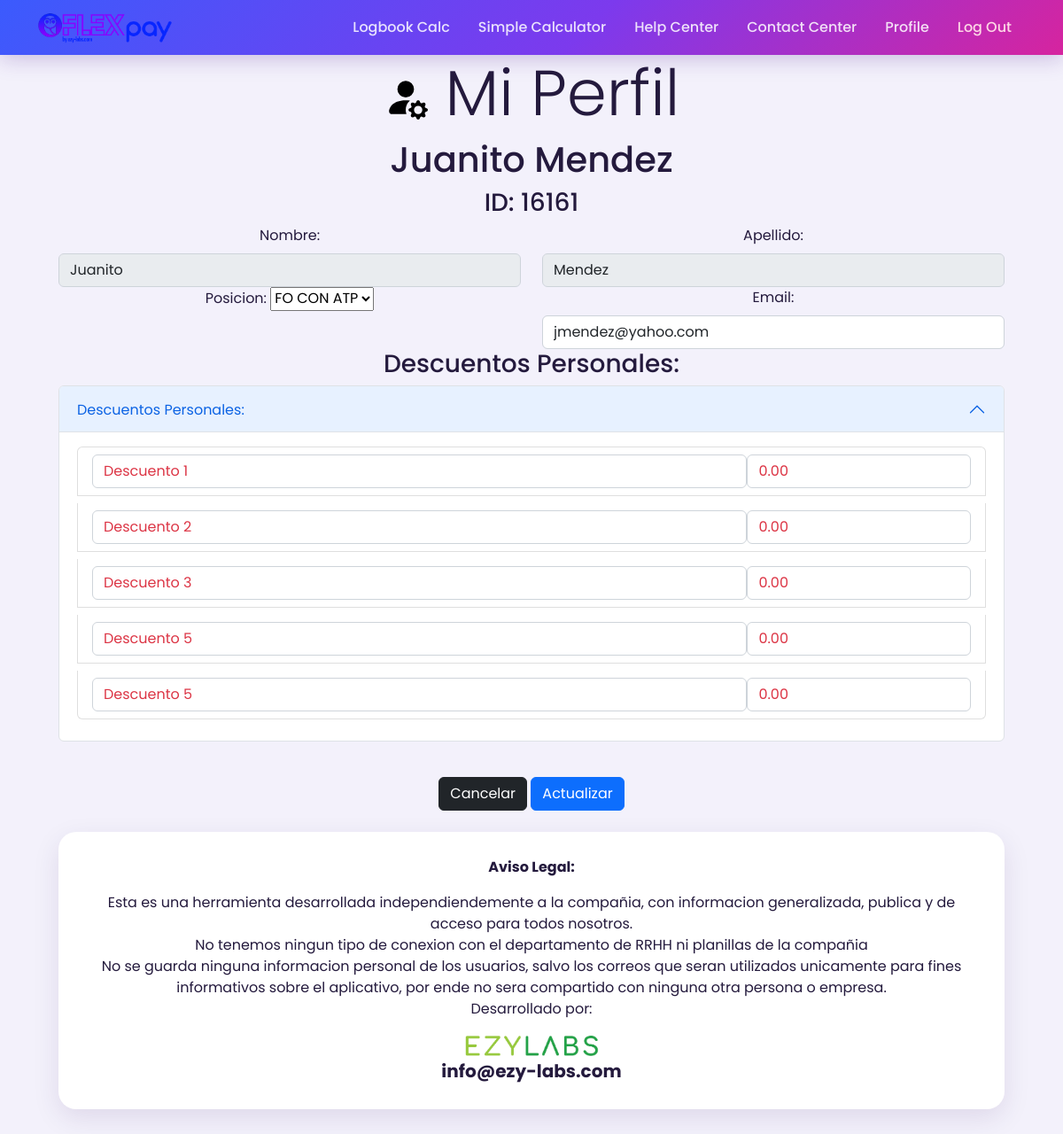
Page /flexpay/profile/8/ (signed in) on the earlier database version.
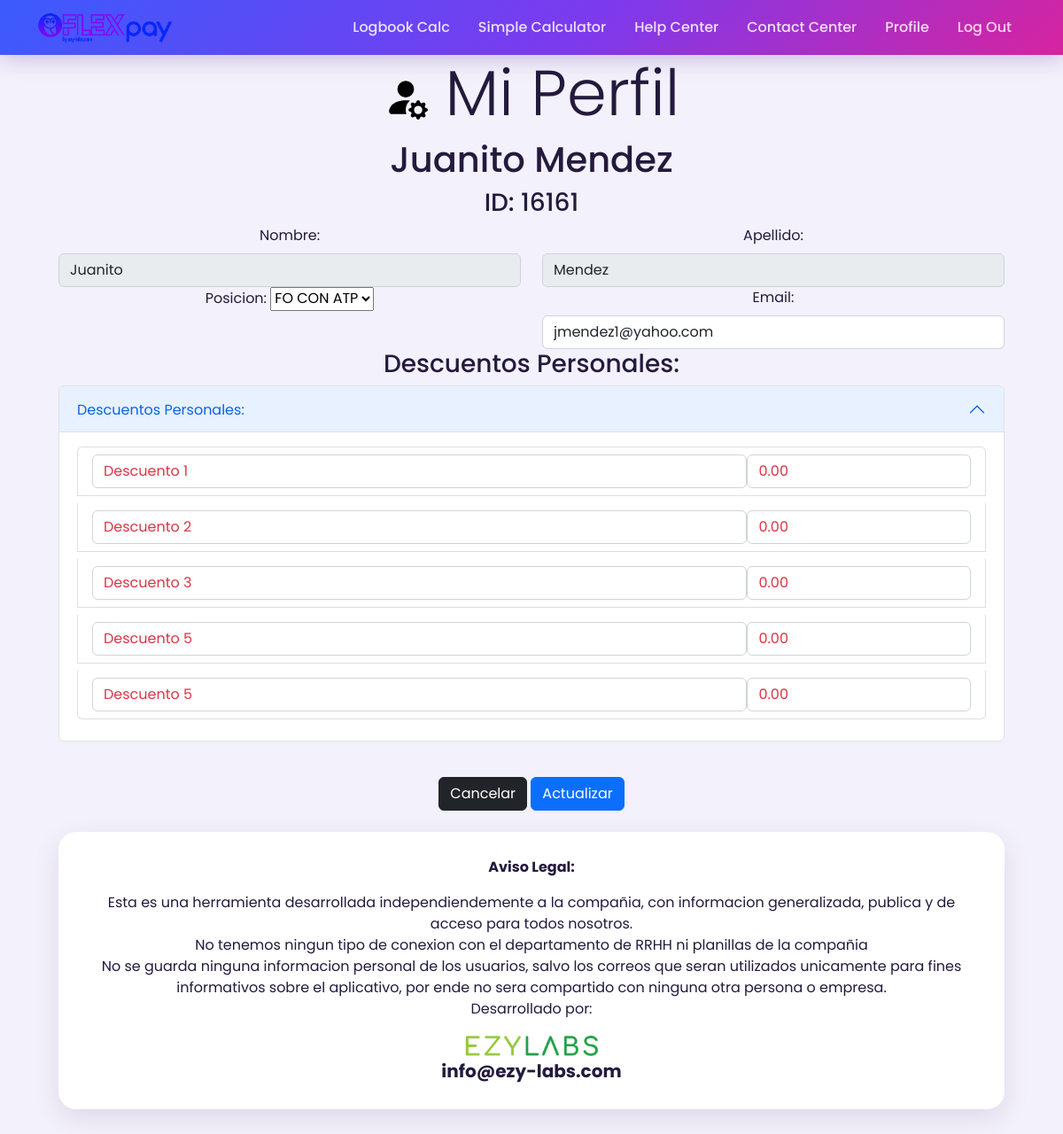
Same page on the later database version.
### main/models.py (models this page shows, shortened)
class User(AbstractUser):
    cmp_id = models.CharField(unique=True, max_length=20, null=True)
    email = models.EmailField(null=True)
    position = models.ForeignKey(PilotRank,on_delete=models.CASCADE,max_length=20,null=True)
    custom_disc_1 = models.DecimalField(max_digits=7, decimal_places=2, default=0)
    custom_disc_1_name =models.CharField(max_length=250,default='Descuento 1')
    custom_disc_2 = models.DecimalField(max_digits=7, decimal_places=2, default=0)
    custom_disc_2_name =models.CharField(max_length=250,default='Descuento 2')
    custom_disc_3 = models.DecimalField(max_digits=7, decimal_places=2, default=0)
    custom_disc_3_name =models.CharField(max_length=250,default='Descuento 3')
    custom_disc_4 = models.DecimalField(max_digits=7, decimal_places=2, default=0)
    custom_disc_4_name =models.CharField(max_length=250,default='Descuento 5')
    custom_disc_5 = models.DecimalField(max_digits=7, decimal_places=2, default=0)
    custom_disc_5_name =models.CharField(max_length=250,default='Descuento 5')
    USERNAME_FIELD  =   'cmp_id'
    REQUIRED_FIELDS =   ['username']

### main/views.py (the view, shortened to what this page needs)
# urls.py: path('flexpay/profile/<str:pk>/', views.userprofile, name='profile'),
@login_required(login_url='login')
def userprofile(request,pk):
    user = request.user
    form = UpdateUserForm(instance=user)
    return render(request,'main/user_profile.html', {'form': form})

### main/models.py (called while the page is built)
    def __str__(self):
        return self.pilot_position

### main/templates/main/user_profile.html (shortened to what this page needs)
{% extends 'main.html' %}
{% block content %}
{% load static %}
<div class="container text-center">
    <form class="container gx-5 gy-5" action="" method="POST">
        <h2 class="display-2"><img src="{% static '/icons/user-profile.svg' %}" alt="Log-in" width="50" height="50"> Mi Perfil</h2>
        <div class=""><h1>{{user.first_name}} {{user.last_name}}</h1></div>
        <div class=""><h3>ID: {{user.cmp_id}}</h3></div>
        <div class="row">
            <div class="col-sm">
            <label class="form-label">Nombre:</label>
            {{ form.first_name }}
        </div>
        <div class="col-sm">
            <label class="form-label">Apellido:</label>
            {{ form.last_name }}
        </div>
    </div>
        <div class="row">
            <div class="col-sm">
                <label class="form-label">Posicion:</label>
                {{ form.position }}
            </div>
            <div class="col-sm">
                <label class="form-label">Email:</label>
                {{ form.email }}
            </div>
        </div>
        <div class="row text-center"><h3>Descuentos Personales:</h3></div>
        <div class="row">
            <div class="col-sm">
                <div class="accordion">
                    <div class="accordion-item">
                        <h2 class="accordion-header">
                            <button class="accordion-button" type="button" data-bs-toggle="collapse" data-bs-target="#collapseOne" aria-expanded="true" aria-controls="collapseOne">
                                Descuentos Personales:
                            </button>
                          </h2>
                          <div id="collapseOne" class="accordion-collapse collapse show" data-bs-parent="#accordionExample">
                            <div class="accordion-body">
                                <ul class="list-group">
                                    <li class="form-label text-danger list-group-item d-flex justify-content-between align-items-center">
                                    {{ form.custom_disc_1_name }}
                                    <span>{{ form.custom_disc_1 }}</span>
                                    </li>
                                    <li class="form-label text-danger list-group-item d-flex justify-content-between align-items-center">
                                    {{ form.custom_disc_2_name }}
                                    <span>{{ form.custom_disc_2 }}</span>
                                    </li>
                                    <li class="form-label text-danger list-group-item d-flex justify-content-between align-items-center">
                                    {{ form.custom_disc_3_name }}
                                    <span>{{ form.custom_disc_3 }}</span>
                                    </li>
                                    <li class="form-label text-danger list-group-item d-flex justify-content-between align-items-center">
                                    {{ form.custom_disc_4_name }}
                                    <span>{{ form.custom_disc_4 }}</span>
                                    </li>
                                    <li class="form-label text-danger list-group-item d-flex justify-content-between align-items-center">
                                    {{ form.custom_disc_5_name }}
                                    <span>{{ form.custom_disc_5 }}</span>
                                    </li>
                                </ul>
                            </div>
                          </div>
                    </div>
                </div>
            </div>
        </div>
    <div class="text-center my-3">
        <a href="/" class="btn btn-dark">Cancelar</a>
        <button class="btn btn-primary" type="submit">Actualizar</button>
    </div>
    </form>
</div>
{% endblock content %}

### templates/main.html (shortened to what this page needs)
<!DOCTYPE html>
{% load static %}
<html>
    <link href="https://cdn.jsdelivr.net/npm/bootstrap@5.2.2/dist/css/bootstrap.min.css" rel="stylesheet">
<head>
    <link rel="stylesheet" type="text/css" media="screen" href="{% static 'styles/theme.css' %}"/>
</head>
<body>
    {% include 'navbar.html' %}
    {% block content %}
    {% endblock %}
<div class="fp-page">
    <div class="fp-card text-center lh-2 fs-6">
        <p><strong>Aviso Legal:</strong></p>
        <p>Esta es una herramienta desarrollada independiendemente a la compañia, con informacion generalizada, publica y de acceso para todos nosotros.<br>
        No tenemos ningun tipo de conexion con el departamento de RRHH ni planillas de la compañia<br>
        No se guarda ninguna informacion personal de los usuarios, salvo los correos que seran utilizados unicamente para fines informativos sobre el aplicativo, por ende no sera compartido con ninguna otra persona o empresa.<br>
        Desarrollado por:</p>
        <img src="{% static '/images/ezylabs_logo.png' %}" style="width: 15%;"><br>
        <strong class="fs-5">info@ezy-labs.com</strong>
    </div>
</div>
</body>
</html>

### templates/navbar.html (shortened to what this page needs)
{% load static %}
<nav class="navbar navbar-expand-lg navbar-brand-modern sticky-top">
    <div class="container flex-wrap justify-content-center justify-content-lg-between">
      <a class="navbar-brand" href="{% url 'home' %}"><img src="{% static '/images/FlexPay_Transparent.png' %}" style="width:170px;"></a>
      <div class="collapse navbar-collapse justify-content-center justify-content-lg-end" id="fpNavbar">
      <ul class="nav nav-pills">
        <li class="nav-item">
          <a class="nav-link" aria-current="true" href="{% url 'logbook_calc' %}">Logbook Calc</a>
        </li>
        <li class="nav-item">
          <a class="nav-link" href="{% url 'simple_calc' %}">Simple Calculator</a>
        </li>
        <li class="nav-item">
          <a class="nav-link" href="{% url 'help-center' %}">Help Center</a>
        </li>
        <li class="nav-item">
          <a class="nav-link" href="{% url 'contact-us' %}">Contact Center</a>
        </li>
        <li class="nav-item">
          {% if request.user.is_authenticated %}
                <a class="nav-link" href="{% url 'profile' user.id %}">Profile</a>
            {% endif %}
        </li>
        <li class="nav-item">
            {% if request.user.is_authenticated %}
              <a class="nav-link text-danger" href="{% url 'logout' %}">Log Out</a>
            {% else %}
                <a class="nav-link" href="{% url 'login' %}">Log In</a>
          {% endif %}
        </li>
      </ul>
      </div>
    </div>
</nav>

### static/styles/theme.css (style rules this page uses)
:root { --color-blue: #3b5bfd; --color-blue-dark: #2743c4; --color-purple: #7c3aed; --color-purple-dark: #5b21b6; --color-magenta: #d6249f; --color-magenta-dark: #a3157a; --gradient-brand: linear-gradient(135deg, var(--color-blue) 0%, var(--color-purple) 55%, var(--color-magenta) 100%); --gradient-brand-soft: linear-gradient(135deg, rgba(59, 91, 253, 0.10) 0%, rgba(124, 58, 237, 0.10) 55%, rgba(214, 36, 159, 0.10) 100%); --gradient-brand-diagonal: linear-gradient(160deg, #201347 0%, #4c1d95 35%, #7c3aed 65%, #d6249f 100%); --color-income: #17a673; --color-income-soft: rgba(23, 166, 115, 0.12); --color-deduction: #e5397a; --color-deduction-soft: rgba(229, 57, 122, 0.10); --surface: #ffffff; --surface-muted: #f6f4fd; --ink: #241a3d; --ink-soft: #6b6382; --border-soft: rgba(76, 29, 149, 0.12); --radius-lg: 20px; --radius-md: 14px; --radius-sm: 10px; --shadow-card: 0 10px 30px rgba(45, 12, 90, 0.10); --shadow-card-hover: 0 16px 40px rgba(45, 12, 90, 0.16); }
body { font-family: 'Poppins', 'Segoe UI', Roboto, Arial, sans-serif; color: var(--ink); background-color: #f3f1fb; background-attachment: fixed; background-size: cover; }
.navbar-brand-modern { background: var(--gradient-brand); box-shadow: 0 4px 24px rgba(76, 29, 149, 0.25); }
.navbar-brand-modern .nav-link { color: rgba(255, 255, 255, 0.85) !important; font-weight: 500; border-radius: 999px; padding: 0.5rem 1rem !important; transition: background-color 0.2s ease, color 0.2s ease; }
.navbar-brand-modern .nav-link.text-danger { color: #ffd7e6 !important; }
.fp-page { max-width: 1100px; margin: 0 auto; padding: 0 1rem 3rem; }
.fp-card { background: var(--surface); border-radius: var(--radius-lg); box-shadow: var(--shadow-card); padding: 1.75rem; margin: 1.5rem 0; }

Differences in the rows shown:
changed User "Juanito": email "jmendez@yahoo.com" → "jmendez1@yahoo.com"
